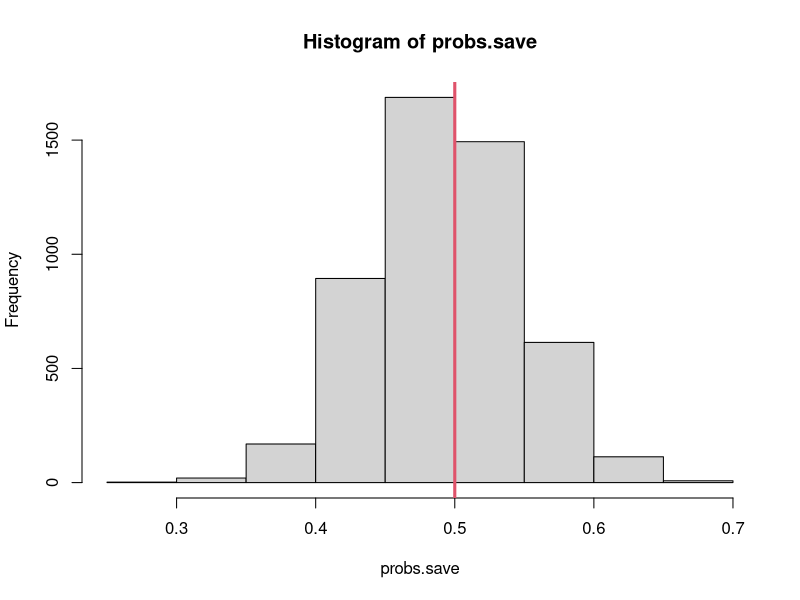
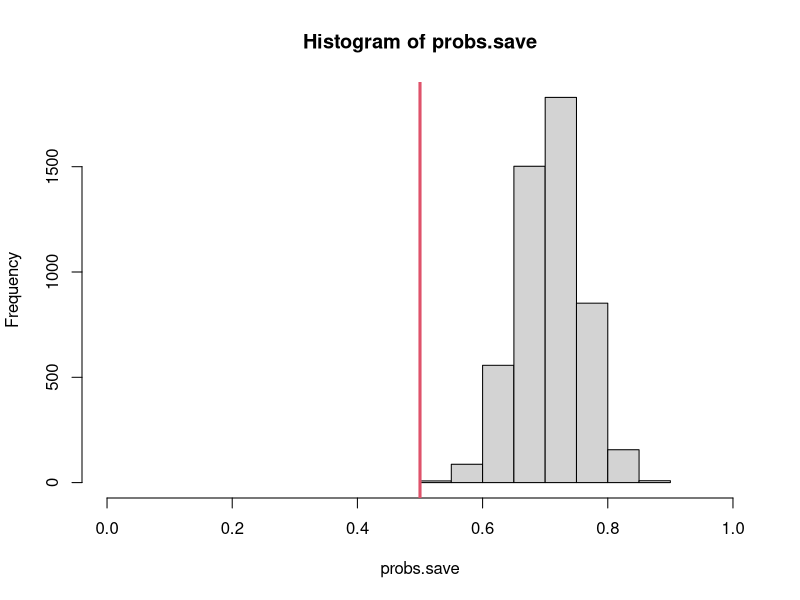
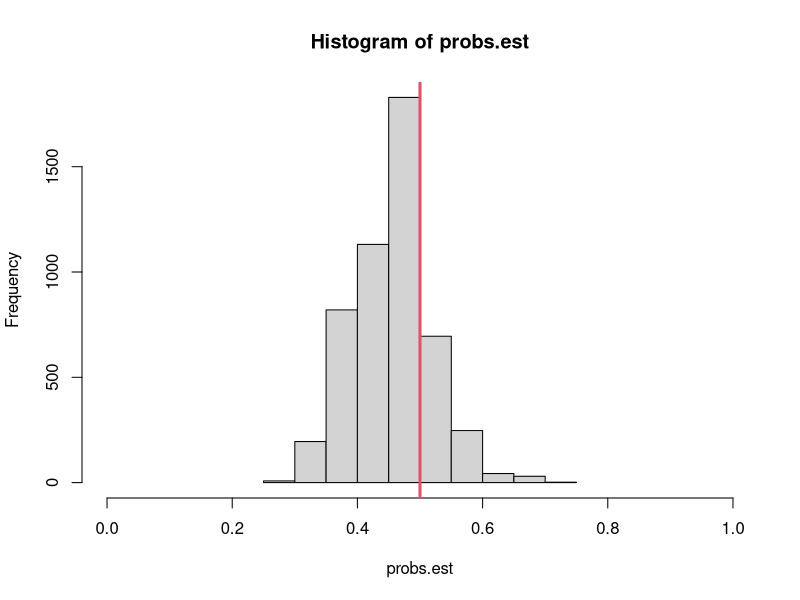

The R script that drew these images, in order:
#Effect of sampling bias - disproportional sampling of occupied sites
#Specific type of unrepresentiveness


#Lets say there are 100 sites
  N = 200
  prob.occ=0.5
  n.occu=prob.occ*N
  sites=1:N

# Decide on a fixed number of sites that are occupied wiht
# expect probability prob.occ
  set.seed(5454)
  occ.sites = sample(sites,n.occu,replace=FALSE)
  
  
# Crate dataframe of samples sites
  truth = data.frame(sites=sites,
                    occu = 0)
  truth$occu[occ.sites]=1


# Probability of sampling an occupied cell
  p.sample.occ=1/N

  p.sampling.unocc = (1-(p.sample.occ*n.occu))/(N-n.occu)

#overall probability of selecting an occupied site
  p.sample.occ*n.occu

#overall probability of selecting an occupied site
  p.sampling.unocc*(N-n.occu)

#Proportional difference of sample site being selected based on it being occupied or not
#22% higher for occupied site
    p.sample.occ/p.sampling.unocc

    truth$prob.sample=truth$occu
    truth$prob.sample[which(truth$occu==1)]=p.sample.occ
    truth$prob.sample[which(truth$occu==0)]=p.sampling.unocc


#Now simulate many samples and get proportion of occupied sites
# How many sites will we sample  
  n=60
  
#how many simulations
  n.sim=5000

probs.save=rep(NA, n.sim)

for(i in 1:n.sim){
  sample.sites=sample(truth$sites,
                     n,
                     prob = truth$prob.sample
                     )
  sampled.occu=truth$occu[sample.sites]
  probs.save[i]=mean(sampled.occu)
  
  #weighted average approach
  
  weights=1/truth[sample.sites,]$prob.sample
  sum(sampled.occu*weights/sum(weights))
  
} 

#Visualize sampling distribution of proportion sites occupied
#And line for true value
  hist(probs.save,breaks=10)
  abline(v=prob.occ,col=2,lwd=3)

# Statistical Bias
  mean(probs.save)-prob.occ


##########################################
# Now with a larger prob selection by occupied

  p.sample.occ=1.5/N
  
  p.sampling.unocc = (1-(p.sample.occ*n.occu))/(N-n.occu)
  
  #overall probability of selecting an occupied site
  p.sample.occ*n.occu
  
  #overall probability of selecting an occupied site
  p.sampling.unocc*(N-n.occu)
  
  #3x higher prob of selection of a site that is occupied
  p.sample.occ/p.sampling.unocc
  
  truth$prob.sample=truth$occu
  truth$prob.sample[which(truth$occu==1)]=p.sample.occ
  truth$prob.sample[which(truth$occu==0)]=p.sampling.unocc
  
  #create columns of ratio of weights
  truth$prob.sample.ratio=truth$prob.sample
  truth$prob.sample.ratio[which(truth$prob.sample.ratio==0.0025)]=1
  truth$prob.sample.ratio[which(truth$prob.sample.ratio==0.0075)]= 1/3
  
  head(truth)
  
#Setup for loop simulation  
  probs.save=rep(NA, n.sim)
  probs.est=rep(NA, n.sim)
  for(i in 1:n.sim){
    sample.sites=sample(truth$sites,n,replace = FALSE,
                        prob=truth$prob.sample)
    data=truth[sample.sites,]
    probs.save[i]=mean(data$occu)
    
    # options(warn=-1)
    # model=glm(occu~1,family=binomial,data=data,
    #           weights=prob.sample.ratio)
    # options(warn=0)
    # probs.est[i]=predict(model,type="response")[1]
    
    # esimtator
    probs.est[i] = sum(data$occu/data$prob.sample) /sum((1/data$prob.sample))
  }
  
  #Visualize sampling distribution of proportion sites occupied
  #And line for true value
  hist(probs.save,breaks=10,xlim=c(0,1))
  abline(v=prob.occ,col=2,lwd=3)
  
  # Statistical Bias
  mean(probs.save)-prob.occ
  
  hist(probs.est,breaks=9,xlim=c(0,1))
  abline(v=prob.occ,col=2,lwd=3)

# Statistical Bias
  mean(probs.est)-prob.occ 

######################

  #correction- Generalized unequal probabilitity estimator
  sum(data$occu/data$prob.sample) / sum((1/data$prob.sample))
  
  
  
# Consider Missing at random vs not missing at random.   
  
  